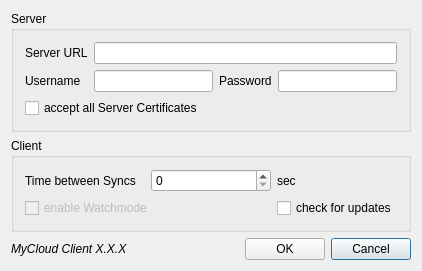
<?xml version="1.0" encoding="UTF-8"?>
<ui version="4.0">
 <class>qtSettingsDialog</class>
 <widget class="QDialog" name="qtSettingsDialog">
  <property name="geometry">
   <rect>
    <x>0</x>
    <y>0</y>
    <width>422</width>
    <height>240</height>
   </rect>
  </property>
  <property name="sizePolicy">
   <sizepolicy hsizetype="Fixed" vsizetype="Fixed">
    <horstretch>0</horstretch>
    <verstretch>0</verstretch>
   </sizepolicy>
  </property>
  <property name="windowTitle">
   <string>Settings</string>
  </property>
  <property name="windowIcon">
   <iconset resource="qtClient.qrc">
    <normaloff>:/Resources/icon.png</normaloff>:/Resources/icon.png</iconset>
  </property>
  <property name="modal">
   <bool>false</bool>
  </property>
  <layout class="QGridLayout" name="gridLayout_3">
   <item row="0" column="0" colspan="4">
    <widget class="QGroupBox" name="groupBox">
     <property name="title">
      <string>Server</string>
     </property>
     <layout class="QGridLayout" name="gridLayout">
      <item row="1" column="0">
       <widget class="QLabel" name="label_2">
        <property name="text">
         <string>Username</string>
        </property>
       </widget>
      </item>
      <item row="2" column="0" colspan="4">
       <widget class="QCheckBox" name="certBox">
        <property name="text">
         <string>accept all Server Certificates</string>
        </property>
       </widget>
      </item>
      <item row="1" column="3">
       <widget class="QLineEdit" name="passEdit">
        <property name="inputMethodHints">
         <set>Qt::ImhHiddenText|Qt::ImhNoAutoUppercase|Qt::ImhNoPredictiveText|Qt::ImhSensitiveData</set>
        </property>
        <property name="echoMode">
         <enum>QLineEdit::Password</enum>
        </property>
       </widget>
      </item>
      <item row="1" column="2">
       <widget class="QLabel" name="label_3">
        <property name="text">
         <string>Password</string>
        </property>
       </widget>
      </item>
      <item row="0" column="1" colspan="3">
       <widget class="QLineEdit" name="urlEdit"/>
      </item>
      <item row="1" column="1">
       <widget class="QLineEdit" name="nameEdit"/>
      </item>
      <item row="0" column="0">
       <widget class="QLabel" name="label">
        <property name="text">
         <string>Server URL</string>
        </property>
       </widget>
      </item>
     </layout>
    </widget>
   </item>
   <item row="1" column="0" colspan="4">
    <widget class="QGroupBox" name="groupBox_2">
     <property name="title">
      <string>Client</string>
     </property>
     <layout class="QGridLayout" name="gridLayout_2">
      <item row="0" column="0">
       <layout class="QVBoxLayout" name="verticalLayout">
        <item>
         <layout class="QHBoxLayout" name="horizontalLayout">
          <item>
           <widget class="QLabel" name="label_4">
            <property name="text">
             <string>Time between Syncs</string>
            </property>
           </widget>
          </item>
          <item>
           <widget class="QSpinBox" name="sleeptimeSpin">
            <property name="suffix">
             <string/>
            </property>
            <property name="maximum">
             <number>3600</number>
            </property>
            <property name="singleStep">
             <number>30</number>
            </property>
           </widget>
          </item>
          <item>
           <widget class="QLabel" name="label_5">
            <property name="text">
             <string>sec</string>
            </property>
           </widget>
          </item>
         </layout>
        </item>
        <item>
         <layout class="QHBoxLayout" name="horizontalLayout_2">
          <item>
           <widget class="QCheckBox" name="watchmodeBox">
            <property name="enabled">
             <bool>false</bool>
            </property>
            <property name="text">
             <string>enable Watchmode</string>
            </property>
           </widget>
          </item>
          <item>
           <spacer name="horizontalSpacer_2">
            <property name="orientation">
             <enum>Qt::Horizontal</enum>
            </property>
            <property name="sizeHint" stdset="0">
             <size>
              <width>40</width>
              <height>20</height>
             </size>
            </property>
           </spacer>
          </item>
          <item>
           <widget class="QCheckBox" name="updateBox">
            <property name="text">
             <string>check for updates</string>
            </property>
           </widget>
          </item>
         </layout>
        </item>
       </layout>
      </item>
     </layout>
    </widget>
   </item>
   <item row="2" column="3">
    <widget class="QPushButton" name="cancelButton">
     <property name="text">
      <string>Cancel</string>
     </property>
    </widget>
   </item>
   <item row="2" column="0">
    <widget class="QLabel" name="versionLabel">
     <property name="font">
      <font>
       <italic>true</italic>
      </font>
     </property>
     <property name="text">
      <string>MyCloud Client X.X.X</string>
     </property>
    </widget>
   </item>
   <item row="2" column="1">
    <spacer name="horizontalSpacer">
     <property name="orientation">
      <enum>Qt::Horizontal</enum>
     </property>
     <property name="sizeHint" stdset="0">
      <size>
       <width>131</width>
       <height>20</height>
      </size>
     </property>
    </spacer>
   </item>
   <item row="2" column="2">
    <widget class="QPushButton" name="okButton">
     <property name="sizePolicy">
      <sizepolicy hsizetype="Fixed" vsizetype="Fixed">
       <horstretch>0</horstretch>
       <verstretch>0</verstretch>
      </sizepolicy>
     </property>
     <property name="text">
      <string>OK</string>
     </property>
    </widget>
   </item>
  </layout>
 </widget>
 <layoutdefault spacing="6" margin="11"/>
 <tabstops>
  <tabstop>urlEdit</tabstop>
  <tabstop>nameEdit</tabstop>
  <tabstop>passEdit</tabstop>
  <tabstop>certBox</tabstop>
  <tabstop>sleeptimeSpin</tabstop>
  <tabstop>watchmodeBox</tabstop>
  <tabstop>okButton</tabstop>
  <tabstop>cancelButton</tabstop>
 </tabstops>
 <resources>
  <include location="qtClient.qrc"/>
 </resources>
 <connections>
  <connection>
   <sender>okButton</sender>
   <signal>clicked()</signal>
   <receiver>qtSettingsDialog</receiver>
   <slot>accept()</slot>
   <hints>
    <hint type="sourcelabel">
     <x>277</x>
     <y>181</y>
    </hint>
    <hint type="destinationlabel">
     <x>199</x>
     <y>99</y>
    </hint>
   </hints>
  </connection>
  <connection>
   <sender>cancelButton</sender>
   <signal>clicked()</signal>
   <receiver>qtSettingsDialog</receiver>
   <slot>reject()</slot>
   <hints>
    <hint type="sourcelabel">
     <x>357</x>
     <y>181</y>
    </hint>
    <hint type="destinationlabel">
     <x>199</x>
     <y>99</y>
    </hint>
   </hints>
  </connection>
 </connections>
 <designerdata>
  <property name="gridDeltaX">
   <number>10</number>
  </property>
  <property name="gridDeltaY">
   <number>10</number>
  </property>
  <property name="gridSnapX">
   <bool>true</bool>
  </property>
  <property name="gridSnapY">
   <bool>true</bool>
  </property>
  <property name="gridVisible">
   <bool>true</bool>
  </property>
 </designerdata>
</ui>
